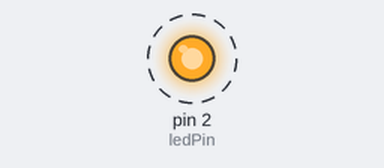
Bench run of a sketch on a simulated Arduino Uno, built with avr-gcc and run on an emulated ATmega328P. Shown: output pins drawn as LEDs (lit = HIGH). Dashed ring = blinking.

Above: at 0.5 s.
Timing chart, 0 to 4.6 s (numbered marks = the images above):
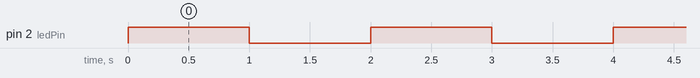

The sketch:

Tutorial3_LED.ino
```cpp
/*
* Introducción a electrónica
*   Saber de elecrtónica es tan importante como saber programar
* si se quiere hacer robótica. El mundo de la electrónica es
* infinito y súper interesante, pero vamos a empezar por el
* principio: prender y apagar un led. Para eso intriducimos la
* protoboard o breadboard. Es un elemento que nos permite crear
* circuitos rápida y fácilmente (imeagínense que antes de que
* existiera esto, para conectar dos componentes la única opción
* era soldar!). Cada columna (numerada con números del 1 al 30)
* está conectada entre sí y separada en el medio. Las filas de
* arriba y abajo (con - y +) están conectadas a lo largo. No se
* preocupen, es fácil entender esto una vez que empiezen a usarlas
*
* Ahora vamos a crear un circuito con un LED. Tal vez sepan que
* la electricidad (a corriente constante, que usamos en el Arduino)
* tiene un lado extremo positivo, que para el Arduino está a 5
* voltios y uno negativo que está a 0 voltios y se llama tierra.
* Para que un circuito esté conectado eléctricamente debbe tener un
* lado conectado a positivo y otro a negativo o tierra. Si uno de
* estos dos falta, no está bien conectado.
*
* Para el LED usaremos uno de los pines (2) del Arduino como positivo
* y la tierra del mismo (GND). Conectaremos un LED que tiene una pata
* más larga que la otra. Esta va del lado positivo. Además conectaremos
* una resistencia (de 220 Ohm) para que no reviente todo. Por ahora no
* se preocupen por la resistencia. Estas son componentes súper utilizados
* en todo tipo de circuitos. En este caso la estamos usando para no crear
* un cortocircuito y que se prenda fuego todo (en una simulación no pasa
* nada, creo...), pero sepan que no pueden conectar un LED directamente o
* se va a quemar él o el Arduino. Además, se puede conocer cuan grande o
* chica es la resistencia con el código de color que en lo personal me
* parece muy divertido. Si quieren saber por qué exactamente necesitamos una
* resistencia pregúntenme en clase.
*/

// creamos una variable constante de tipo byte, que es como un int pero solo positivo y menor a 255, que represente el número de pin al que conectaremos el LED
const byte ledPin = 2;

void setup()
{
  // en setup llamamos a la función que provee Arduino llamada pinMode. Nos permite decirle a Arduino que vamos a utilizar el pin 2 como una salida (no como una entrada)
  pinMode(ledPin, OUTPUT);
}

void loop()
{
  // con la función de Arduino digitalWrite podemos decirle al Arduino que el el pin del LED, haya un voltaje positivo (5V) o voltaje 0 (tierra). Así podemos prender o apagar el LED. En vez de escribir HIGH podríamos haber escrito true o 1
  digitalWrite(ledPin, HIGH);

  // usamos otra función interna de Arduino que se llama delay que espera la cantidad de milisegundos que le pasemos: delay(1000); espera 1000 milisegundos que es igual a un segundo
  delay(1000);

  // apagamos el ping (lo igualamos a tierra)
  digitalWrite(ledPin, LOW);

  //esperamos nuevamente
  delay(1000);
}
```

Measured:
- by itself, pin 2 (ledPin): alternates HIGH for 1.0 s and LOW for 1.0 s
